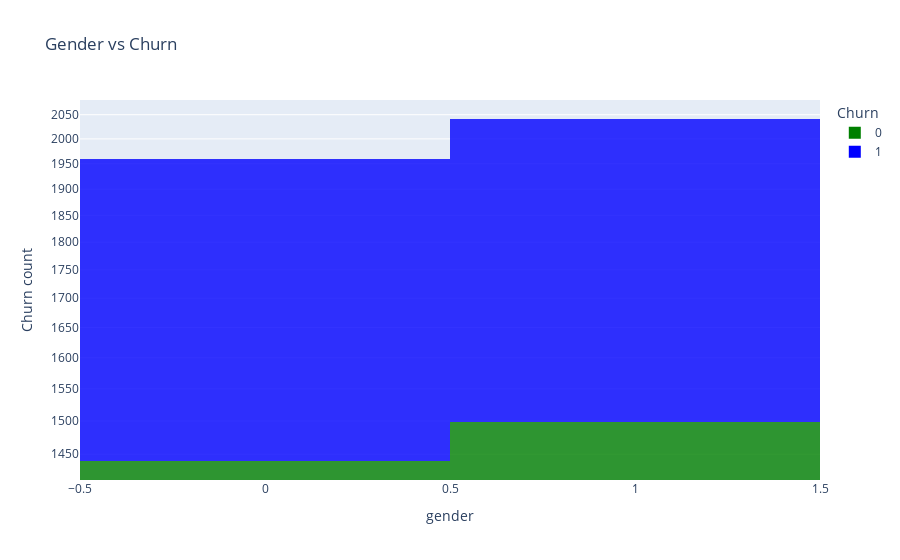

Source (notebook cell):
### Markdown cell above
<p><a name="feature_hist"></a></p>

* *Plot bar histograms and feature distributions for those who left (churn) and those who stayed.*

### Code cell
fig = px.histogram(gym, x='gender', color = 'Churn',
                   title='Gender vs Churn',
                   labels={'Churn'}, # can specify one label per df column
                   opacity=0.8,
                   log_y=True, # represent bars with log scale
                   color_discrete_sequence=['green', 'blue'] # color of histogram bars
                   )
fig.update_layout(yaxis_title="Churn count", xaxis_title='gender' )
fig.show()

### Figure 1 — Plotly figure (JSON) as saved in the notebook; plotly's stock layout.template omitted (floating-point values rounded to 4 significant figures; data arrays with more than 128 entries replaced by an {"elided": "..."} marker saying what was removed)
{"data": [{"alignmentgroup": "True", "bingroup": "x", "hovertemplate": "Churn=0<br>gender=%{x}<br>count=%{y}<extra></extra>", "legendgroup": "0", "marker": {"color": "green", "opacity": 0.8}, "name": "0", "offsetgroup": "0", "orientation": "v", "showlegend": true, "type": "histogram", "x": {"elided": "2939 int values"}, "xaxis": "x", "yaxis": "y"}, {"alignmentgroup": "True", "bingroup": "x", "hovertemplate": "Churn=1<br>gender=%{x}<br>count=%{y}<extra></extra>", "legendgroup": "1", "marker": {"color": "blue", "opacity": 0.8}, "name": "1", "offsetgroup": "1", "orientation": "v", "showlegend": true, "type": "histogram", "x": {"elided": "1061 int values"}, "xaxis": "x", "yaxis": "y"}], "layout": {"barmode": "relative", "legend": {"title": {"text": "Churn"}, "tracegroupgap": 0}, "title": {"text": "Gender vs Churn"}, "xaxis": {"anchor": "y", "domain": [0, 1], "title": {"text": "gender"}}, "yaxis": {"anchor": "x", "domain": [0, 1], "title": {"text": "Churn count"}, "type": "log"}}}
